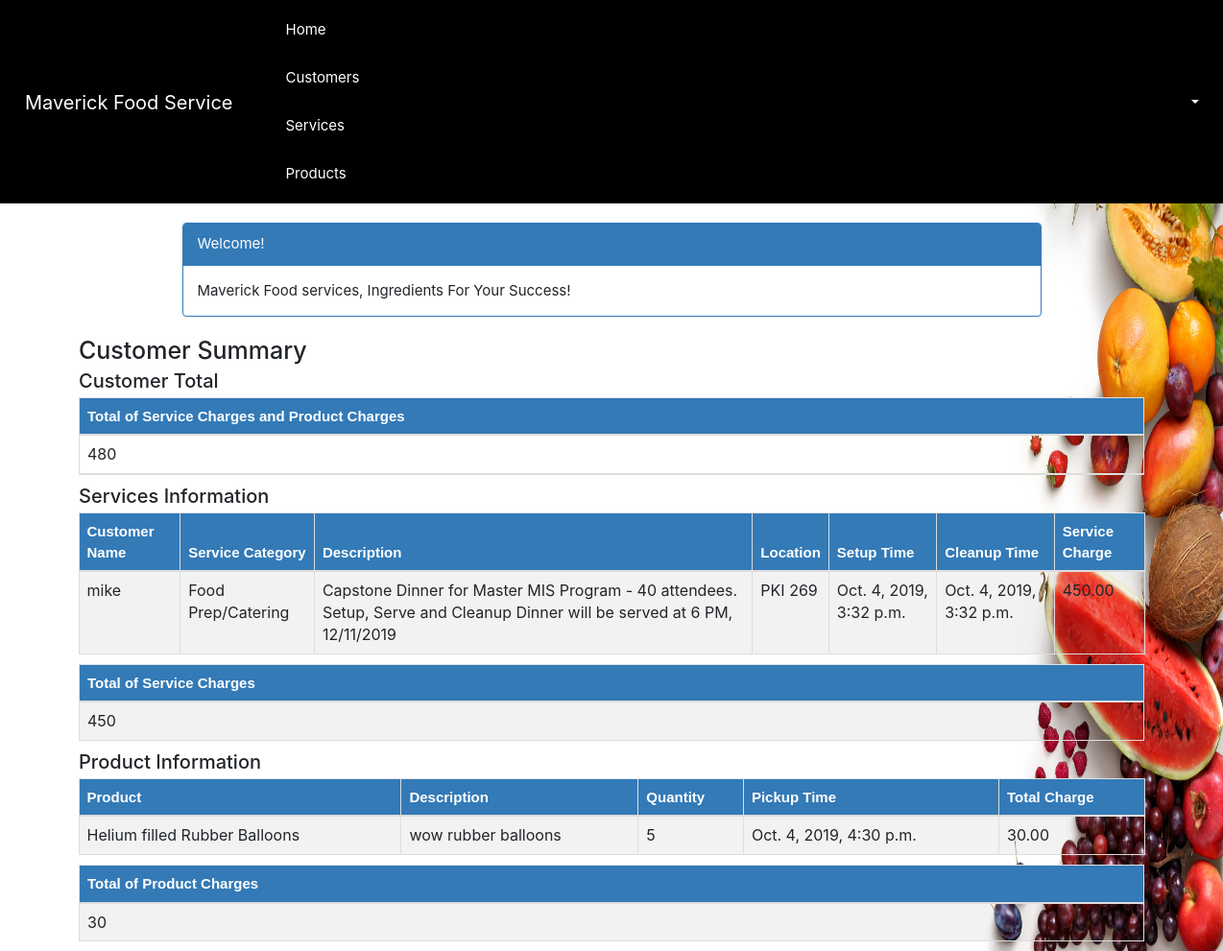
The page /customer/3/summary/ (signed in) on the database its author committed.
### crm/models.py (models this page shows, shortened)
class Service(models.Model):
    cust_name = models.ForeignKey(Customer, on_delete=models.CASCADE, related_name='services')
    service_category = models.CharField(max_length=100)
    description = models.TextField()
    location = models.CharField(max_length=200)
    setup_time = models.DateTimeField(
        default=timezone.now)
    cleanup_time = models.DateTimeField(
        default=timezone.now)
    service_charge = models.DecimalField(max_digits=10, decimal_places=2)
    created_date = models.DateTimeField(
        default=timezone.now)
    updated_date = models.DateTimeField(auto_now_add=True)

class Customer(models.Model):
    cust_name = models.CharField(max_length=50)
    organization = models.CharField(max_length=100, blank=True)
    role = models.CharField(max_length=100)
    email = models.EmailField(max_length=100)
    bldgroom = models.CharField(max_length=100)
    address = models.CharField(max_length=200)
    account_number = models.IntegerField(blank=False, null=False)
    city = models.CharField(max_length=50)
    state = models.CharField(max_length=50)
    zipcode = models.CharField(max_length=10)
    phone_number = models.CharField(max_length=50)
    created_date = models.DateTimeField(
        default=timezone.now)
    updated_date = models.DateTimeField(auto_now_add=True)
    def __str__(self):
        return str(self.cust_name)

class Product(models.Model):
    cust_name = models.ForeignKey(Customer, on_delete=models.CASCADE, related_name='products')
    product = models.CharField(max_length=100)
    p_description = models.TextField()
    quantity = models.IntegerField()
    pickup_time = models.DateTimeField(
        default=timezone.now)
    charge = models.DecimalField(max_digits=10, decimal_places=2)
    created_date = models.DateTimeField(
        default=timezone.now)
    updated_date = models.DateTimeField(auto_now_add=True)

### crm/views.py (the view)
# urls.py: path('customer/<int:pk>/summary/', views.summary, name='summary'),
@login_required
def summary(request, pk):
    customer = get_object_or_404(Customer, pk=pk)
    customers = Customer.objects.filter(created_date__lte=timezone.now())
    services = Service.objects.filter(cust_name=pk)
    products = Product.objects.filter(cust_name=pk)
    sum_service_charge = Service.objects.filter(cust_name=pk).aggregate(Sum('service_charge'))
    sum_product_charge = Product.objects.filter(cust_name=pk).aggregate(Sum('charge'))
    return render(request, 'crm/summary.html', {'customers': customers,
                                                'products': products,
                                                'services': services,
                                                'sum_service_charge': sum_service_charge,
                                                'sum_product_charge': sum_product_charge, })

### crm/templates/crm/summary.html (shortened to what this page needs)
{% extends 'crm/base.html' %}
{% block content %}
{% load mathfilters %}
{% load humanize %}
<div class="container">
    <div class="row">
        <div class="col-md-10 col-md-offset-1 banner">
            <div class="panel panel-primary">
                <div class="panel-heading panelFont">Welcome!</div>
                <div class="panel-body panelFont">
                    Maverick Food services, Ingredients For Your Success!
                </div>
            </div>
        </div>
    </div>
</div>
<div class="row">
    <h1 style="padding-left: 15Px">Customer Summary</h1>
</div>
    <div class="row">
        <h2 style="padding-left: 15Px">Customer Total</h2>
    </div>
    <table class="table table-striped table-bordered table-hover">
    <thead>
    <tr class="bg-info">
        <th>Total of Service Charges and Product Charges</th>
    </tr>
    <td>{{ sum_service_charge.service_charge__sum|addition:sum_product_charge.charge__sum }}</td>
    </thead>
</table>
<div class="row">
    <h2 style="padding-left: 15Px">Services Information</h2>
</div>
<div class="row">
    <table class="table table-striped table-bordered table-hover adjustTable">
        <thead>
        <tr class="bg-info">
            <th>Customer Name</th>
            <th>Service Category</th>
            <th>Description</th>
            <th>Location</th>
            <th>Setup Time</th>
            <th>Cleanup Time</th>
            <th>Service Charge</th>
        </tr>
        </thead>
        <tbody>
        {% for service in services %}
        <tr>
            <td>{{ service.cust_name }}</td>
            <td>{{ service.service_category }}</td>
            <td>{{ service.description }}</td>
            <td>{{ service.location }}</td>
            <td>{{ service.setup_time }}</td>
            <td>{{ service.cleanup_time }}</td>
            <td>{{ service.service_charge|intcomma  }}</td>
        </tr>
        {% endfor %}
        </tbody>
    </table>
</div>
<table class="table table-striped table-bordered table-hover ">
    <thead>
    <tr class="bg-info">
        <th>Total of Service Charges</th>
    </tr>
    </thead>
    <tbody>
    <tr>
        <td>{{ sum_service_charge.service_charge__sum|intcomma }}</td>
    </tr>
    </tbody>
</table>
    <div class="row">
        <h2 style="padding-left: 15Px">Product Information</h2>
    </div>
    <div class="row">
        <table class="table table-striped table-bordered table-hover adjustTable">
            <thead>
            <tr class="bg-info">
                <th>Product</th>
                <th>Description</th>
                <th>Quantity</th>
                <th>Pickup Time</th>
                <th>Total Charge</th>
            </tr>
            </thead>
            <tbody>
            {% for product in products %}
                <tr>
                    <td>{{ product.product }}</td>
                    <td>{{ product.p_description }}</td>
                    <td>{{ product.quantity|intcomma }}</td>
                    <td>{{ product.pickup_time }}</td>
                    <td>{{ product.charge|intcomma }}</td>
                </tr>
            {% endfor %}
            </tbody>
        </table>
    </div>
        <table class="table table-striped table-bordered table-hover">
        <thead>
            <tr class="bg-info">
                <th>Total of Product Charges</th>
            </tr>
        </thead>
        <tbody>
            <tr>
                <td>{{ sum_product_charge.charge__sum|intcomma }}</td>
            </tr>
        </tbody>
    </table>
</div>
{% endblock %}

### crm/templates/crm/summary.html (style rules this page uses)
th { font-size: 1.5rem !important; font-family: sans-serif !important; color: white !important; background-color: rgb(51, 122, 183) !important; }

### rows shown on the page
Service: cust_name "mike", service_category "Food Prep/Catering", description "Capstone Dinner for Master MIS Program - 40 attendees. Setup, Serve and Cleanup Dinner will be served at 6 PM, 12/11/2019", location "PKI 269", setup_time "Oct. 4, 2019, 3:32 p.m.", cleanup_time "Oct. 4, 2019, 3:32 p.m.", service_charge "450.00"
Product: product "Helium filled Rubber Balloons", p_description "wow rubber balloons", quantity "5", pickup_time "Oct. 4, 2019, 4:30 p.m.", charge "30.00"

### other values the page prints
{{ sum_service_charge.service_charge__sum|intcomma }} "450"
{{ sum_product_charge.charge__sum|intcomma }} "30"
